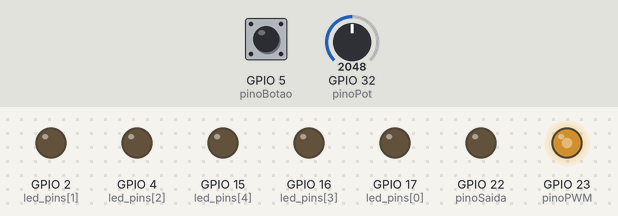
Recording of a program running on a simulated ESP32. On the bench: output pins drawn as LEDs (lit = HIGH). The test bench sets the inputs (shaded band); at power-on: GPIO 5 (pinoBotao) LOW, GPIO 32 (pinoPot) = 2048. What the program prints to the serial monitor is not drawn.

Above: at 0.1 s.
Timing chart, 0 to 1.6 s (numbered marks = the images above):
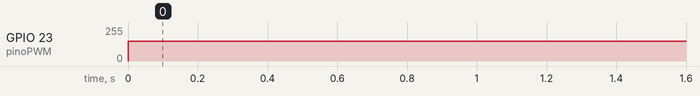

The program:

main.cpp
```cpp
#include "esp32-hal.h"
#include <Arduino.h>
#include <cstdint>

// User Interface
#define READ_BIT(REG, BIT) (REG & (1 << BIT)) >> BIT

const float valorLimite1 = 5.0;          // 5V
const float valorLimite2 = 10.0;          // 10V
const float valorLimite3 = 15.0;          // 15V
const float valorLimite4 = 22.0;  // 22V
const float valorLimite5 = 26.0;  // 26V

const uint8_t led_count = 5;
const uint8_t led_pins[led_count] = {17, 2, 4, 16, 15};

const int pinoPot = 32;                     // Potenciômetro no GPIO 32
const int pinoSaida = 22;                   // PINO DE CHUTE
const int pinoPWM = 23;
const int pinoBotao = 5;                    // PINO BOTAO
bool chuteHabilitado = false;
bool chutar = false;

volatile bool ativarSaida = false; // Flag ativada na interrupção
unsigned long tempoAtivacao = 0;

void set_leds(const uint8_t *pins, uint8_t l_count, uint8_t flags);
uint8_t measure2flags(float measure);
// End User Interface

void IRAM_ATTR botaoPressionado() {
  if(chuteHabilitado && !(ativarSaida)){
    ativarSaida = true;
    tempoAtivacao = millis();  // Armazena o tempo do acionamento
  }
}

float mapSensorToVoltage(uint16_t adc_value) {
    // Converte ADC -> tensão real medida
    float voltage = (adc_value / 4095.0) * 3.3;

    // Mapeia 1.0–2.4V -> 0–30V
    float result = (voltage - 1) * 30 / (2.3 - 1);

    // Limita a faixa
    if (result < 0) result = 0;
    if (result > 30) result = 30;

    return result;
}


void setup() {
  Serial.begin(115200);

  pinMode(pinoPWM, OUTPUT);

  for(int i = 0; i < led_count; i++)
    pinMode(led_pins[i], OUTPUT);

  pinMode(pinoBotao, INPUT_PULLDOWN); // Botão entre GND e pino (usa pull-up interno)
  //pinMode(pinoPot, INPUT);
  pinMode(pinoSaida, OUTPUT);
  digitalWrite(pinoSaida, LOW);
  analogWriteFrequency(5000);

  attachInterrupt(digitalPinToInterrupt(pinoBotao), botaoPressionado, RISING); // Interrupção na borda de subida

}


void loop() {
  float leitura = mapSensorToVoltage(analogRead(32)); // Lê valor do potenciômetro (0-4095)
  Serial.println(leitura); // Imprime valor para debug

  uint8_t flags = measure2flags(leitura);
  set_leds(led_pins, led_count, flags);

  if(leitura > valorLimite4 && leitura < valorLimite5){
    chuteHabilitado = true;
  } else {
    chuteHabilitado = false;
  }

  analogWrite(pinoPWM, 150);


  if(ativarSaida) {
    digitalWrite(pinoSaida, HIGH); // Liga o pino
    // Espera os 100ms sem travar
    if (leitura < 10.0) {
      digitalWrite(pinoSaida, LOW); // Desliga o pino
      ativarSaida = false;          // Reinicia flag
    }
  }

  delay(10); // Pequeno atraso para estabilidade
}


void set_leds(const uint8_t *pins, uint8_t l_count, uint8_t flags){
  for(uint8_t i; i < l_count; i++)
    digitalWrite(*(pins+i), READ_BIT(flags, i));
}

uint8_t measure2flags(float measure){
  uint8_t flags = 0;

  if(measure > valorLimite1) flags |= (1 << 0);
  if(measure > valorLimite2) flags |= (1 << 1);
  if(measure > valorLimite3) flags |= (1 << 2);
  if(measure > valorLimite4) flags |= (1 << 3);
  if(measure > valorLimite5) flags |= (1 << 4);

  return flags;
}
```

Measured:
- by itself, GPIO 23 (pinoPWM): 0/255 → 150/255 at 0.00 s
